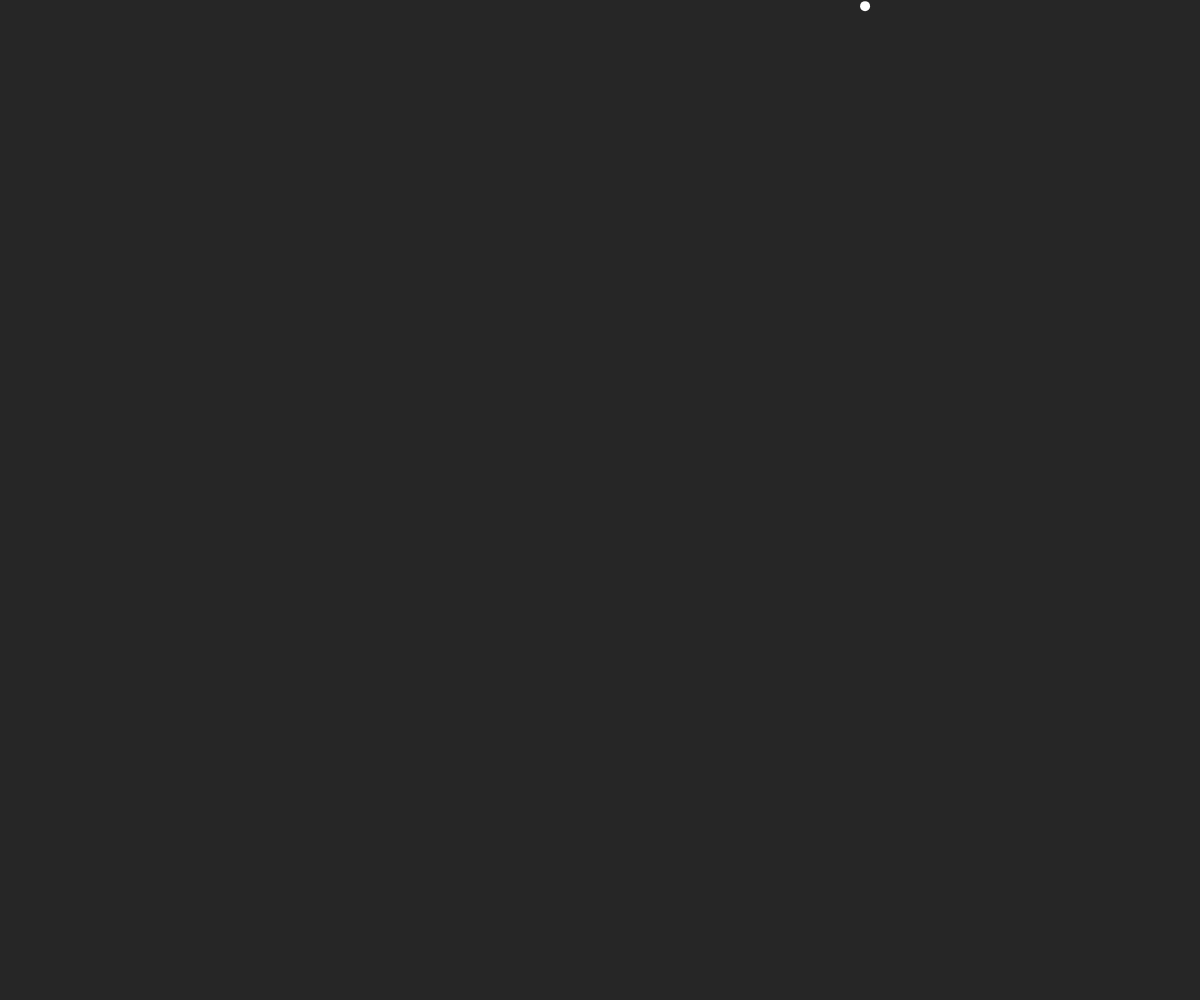
Frame 1 (no input)
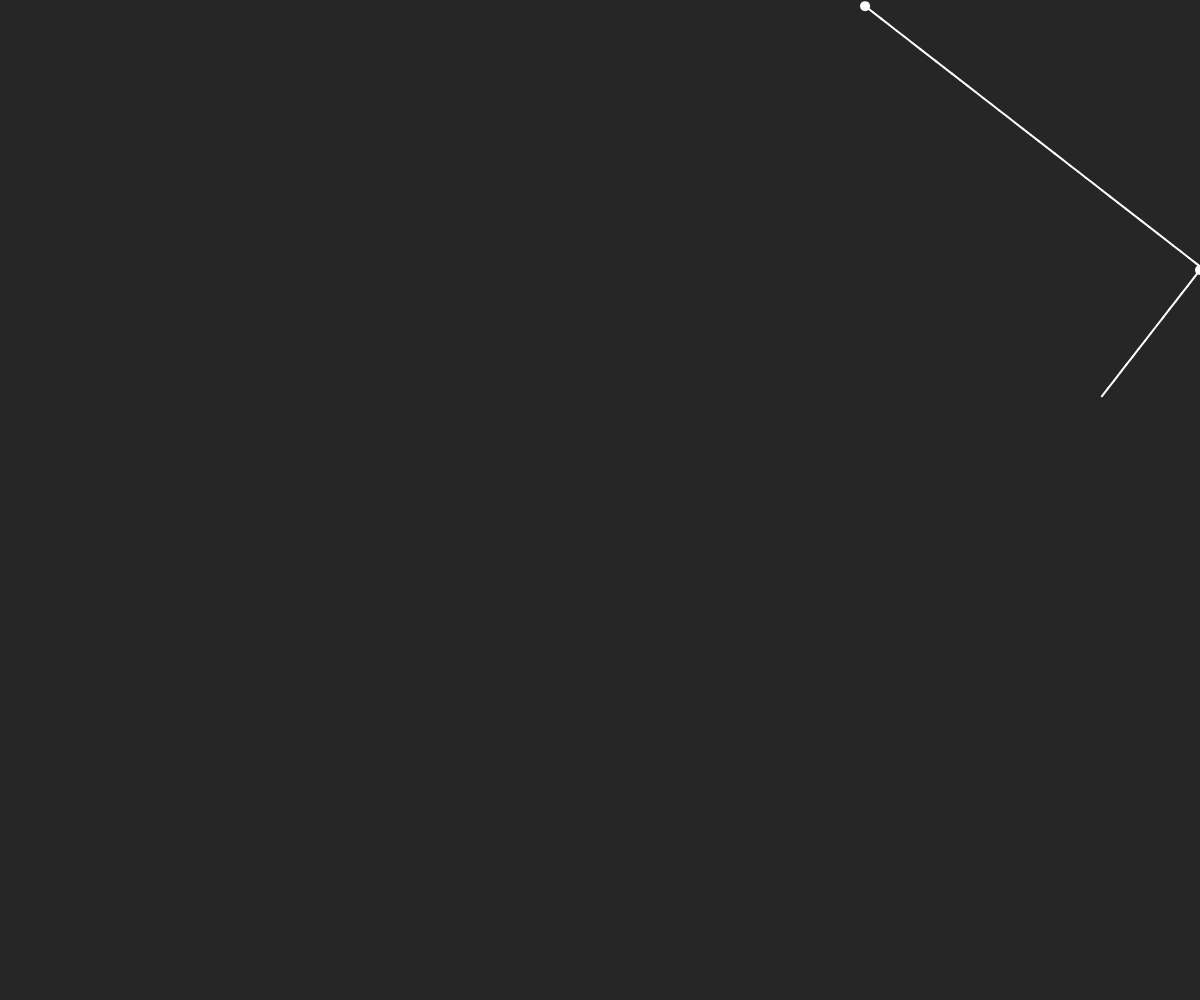
Frame 60 (no input)
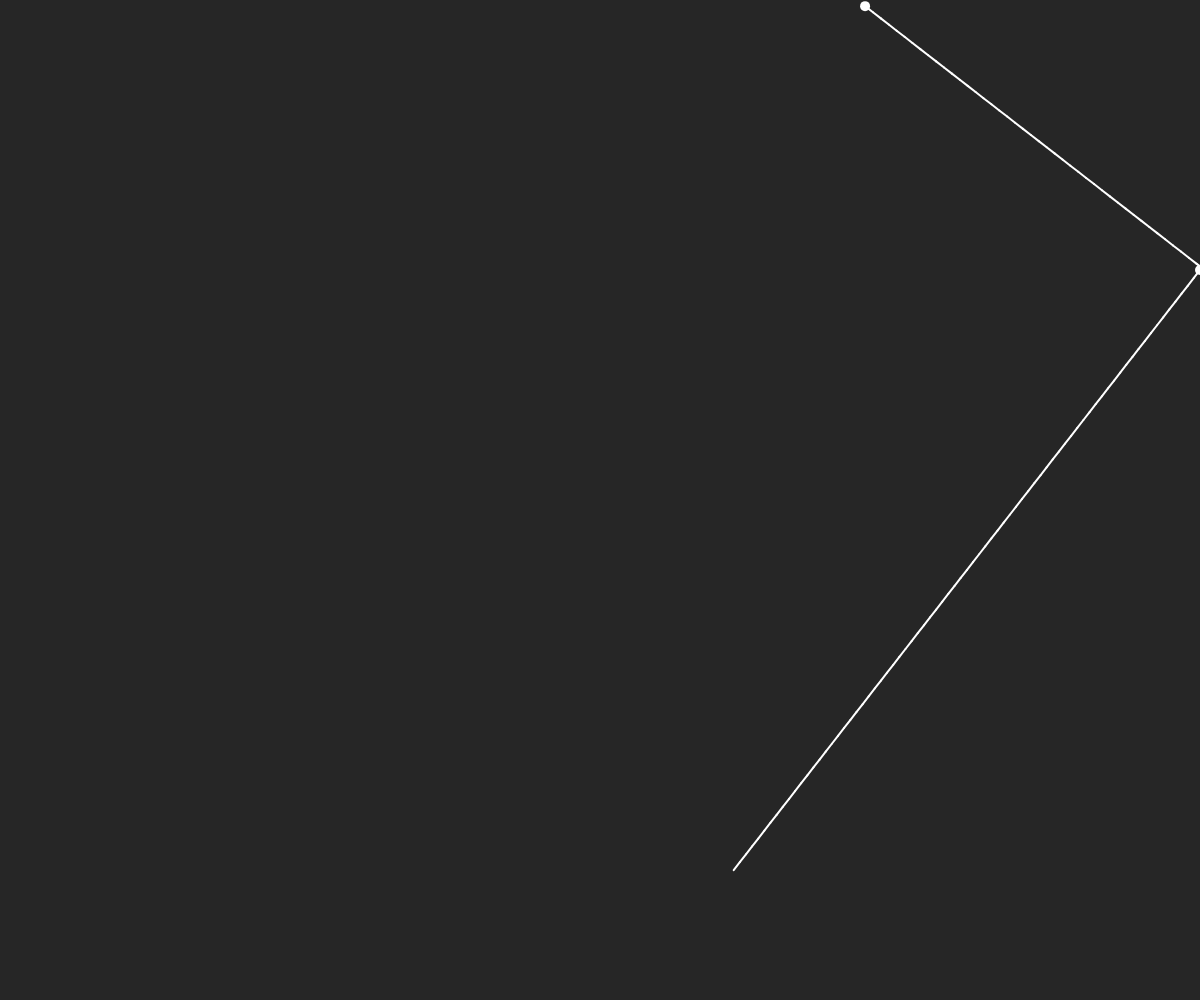
Frame 120 (the mouse pressed at the canvas centre since frame 60)

The p5.js sketch that drew these frames (run headless with seeded random() and noise() and a simulated clock; from frame 60 on, the mouse is pressed at the canvas centre):

// p5.js sketch
// ── sketch.js
var h = 360,
		s = 0,
		b = 100,
		a = 100;

var h2 = 12,
		s2 = 40,
		b2 = 23,
		a2 = 100;

var h3 = 0,
		s3 = 0,
		b3 = 15,
		a3 = 100,
		a3Wipe = 40;

// vars for line
var eX, eY, // position
		eX2, eY2,
		eW = 2; // width

// for bounces on wall
var bounces = 0,
		bouncesMax,
		bouncesTotal = 0; // current total amount of bounces

// for conversion from polar to cartesian coordinates.
// basically getting x and y from an angle and a radius.
// angle: 0 to 360 ... duh
var angle,
		radius ; // sets the speed

var quadrant;

var wall;	// which wall? t,r,b,l?

// for Dot
var dot = [];

// for saving position of corner of triangle
var tWallPosX = [],
		tWallPosY = [],
		triangle = [];

// for filling whole document
var w = window,
		wX = w.innerWidth,
		wY = w.innerHeight;


/*
* only executed once
*/
function setup(){
	createCanvas(wX, wY);
	// createCanvas(1600/2, 900/2);

	// change color mode to hsl
	colorMode(HSB, 360, 100, 100, 100);

	// start line at...
	eX = random(0,width);
	eY = 0;
	angle = radians(random(1,179));
	radius = 10; //speed of line drawing
	bouncesMax = 4;

	// rectangle/background
	background(h3, s3, b3);
}


/*
* this will be executed all the time
*/
function draw(){
	// translate from angle: polar to cartesian coordianates
	eX += cartesianX(radius,angle);
	eY += cartesianY(radius,angle);

	
	// DRAW LINE
	stroke(h,s,b,a);
	strokeWeight(eW);
	line(eX,eY, eX2,eY2);


	// quadrants:
	// 1: 0° - 90°
	// 2: 90° - 180°
	// 3: 180° - 270°
	// 4: 270° - 360°
	if (angle >= radians(0) && angle < radians(90)) {
		quadrant = 1;
	}
	else if (angle >= radians(90) && angle < radians(180)) {
		quadrant = 2;
	}
	else if (angle >= radians(180) && angle < radians(270)) {
		quadrant = 3;
	}
	else if (angle >= radians(270) && angle < radians(360)) {
		quadrant = 4;
	}

	// wall sides
	if (eY < 0) {
		wall = 1;
	}
	else if (eX > width) {
		wall = 2;
	}
	else if (eY > height) {
		wall = 3;
	}
	else if (eX < 0) {
		wall = 4;
	}

	// if bounce from specific wall from specific angle
	// 0° - 90°
	if (quadrant === 1 && wall === 2) { // right
		angle += radians(90);
		bounces++;
		eX = width;
	}
	else if (quadrant === 1 && wall === 3) { // bottom
		angle -= radians(90);
		bounces++;
		eY = height;
	}
	// 90° - 180°
	else if (quadrant === 2 && wall === 3) { // bottom
		angle += radians(90);
		bounces++;
		eY = height;
	}
	else if (quadrant === 2 && wall === 4) { // left
		angle -= radians(90);
		bounces++;
		eX = 0;
	}
	// 180° - 270°
	else if (quadrant === 3 && wall === 4) { // left
		angle += radians(90);
		bounces++;
		eX = 0;
	}
	else if (quadrant === 3 && wall === 1) { // top
		angle -= radians(90);
		bounces++;
		eY = 0;
	}
	// 270° - 360°
	else if (quadrant === 4 && wall === 1) { // top
		angle += radians(90);
		bounces++;
		eY = 0;
	}
	else if (quadrant === 4 && wall === 2) { // right
		angle -= radians(90);
		bounces++;
		eX = width;
	}

	// stay in 360°
	if (angle >= radians(360)) {
		angle -= radians(360);
	}
	else if (angle < radians(0)) {
		angle += radians(360);
	}

	if (frameCount === 1) {
		dot[bouncesTotal] = new Dot();
		dot[bouncesTotal].show();
	}
	// if specific amount of bouncing, reset position
	if (bounces > bouncesMax) {
		noStroke();
		// eX = random(0,width);
		// eY = 0;	
		angle = radians(random(0,180));
		bounces = 0; // reset bounces counter
		frameCount = 1;
	}
	// "cleaning on isle five"... reset the canvas
	if (bouncesTotal%(bouncesMax*4) === (bouncesMax*4)-1) {
		fill(h3,s3,b3,90);
		noStroke();
		rect(0,0, width, height);
		frameCount = 1;
	}
	// if at wall-bounce, add thing
	if (eX === width || eY === height || eX === 0 || eY === 0) {

		// save position at wall
		tWallPosX[bouncesTotal] = eX;
		tWallPosY[bouncesTotal] = eY;

		// create new Dot at wall
		dot[bouncesTotal] = new Dot();
		dot[bouncesTotal].show();
		triangle[bouncesTotal] = new Triangle();

		// draw triangle, start at third bounce
		if (bouncesTotal >= 2) {
			triangle[bouncesTotal].show();
		}

		// add count
		bouncesTotal++;
	}



	// get last coordinate for drawing a line
	eX2 = eX;
	eY2 = eY;

	console.log(bouncesTotal);
}


/*
* custom functions
*/
// create cartesian coordinates
function cartesianX(radius,angle) {
	var x = radius*cos(angle);

	return x;
}

function cartesianY(radius,angle) {
	var y = radius*sin(angle);

	return y;
}



/*
* Classes
*/
// Dot constructor
var Dot = function() {
	this.x = eX;
	this.y = eY;
	this.width = eW;
	this.color = color(h,s,b,a);
	// this.color = color(h2,50,50,50);
};

// show method
Dot.prototype.show = function() {
	noStroke();
	fill(this.color);
	ellipse(this.x,this.y, this.width*5,this.width*5);
};

// Triangle constructor
var Triangle = function() {
	this.x1 = tWallPosX[bouncesTotal];
	this.y1 = tWallPosY[bouncesTotal];
	this.x2 = tWallPosX[bouncesTotal-2];
	this.y2 = tWallPosY[bouncesTotal-2];

	// this.colorFill = color(h2,s2,b2,10);
	this.colorStroke = color(h,s,b,a);
};

Triangle.prototype.show = function() {
	stroke(this.colorStroke);
	// noFill();
	// noStroke();
	// fill(this.colorFill);

	// triangle(
	// 	this.x1,this.y1,
	// 	this.x2,this.y2,
	// 	this.x3,this.y3
	// );
line(
		this.x1,this.y1,
		this.x2,this.y2
	);
};
